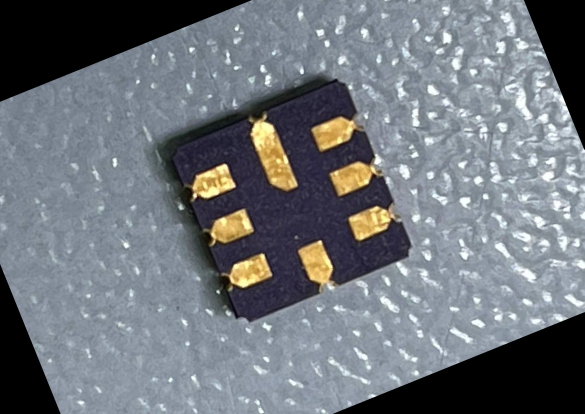
#> input picture test/2_angle_271.jpg, 1169 x 828 px, found by its file name (shown at 1/2 size)
$ python test_3.py
#> lines starting #> are read from the running program, lines starting #| are printed output that depends on the picture; after the words box and inside, x2 and y2 are one past the last pixel; in counts of white or black regions, pixels touching at a corner belong together
import numpy as np
import cv2 as cv
import math

image_main = cv.imread("test\\2_angle_271.jpg")
#> image_main is the input picture: shape (828, 1169, 3); mean B, G, R 122.9, 116.6, 111.4
hsv = cv.cvtColor(image_main, cv.COLOR_BGR2HSV)
#> hsv: shape (828, 1169, 3); mean H, S, V 88.4, 38.6, 127
h_min = np.array((0, 40, 31), np.uint8)
h_max = np.array((35, 255, 255), np.uint8)
image_first = cv.inRange(hsv, h_min, h_max)
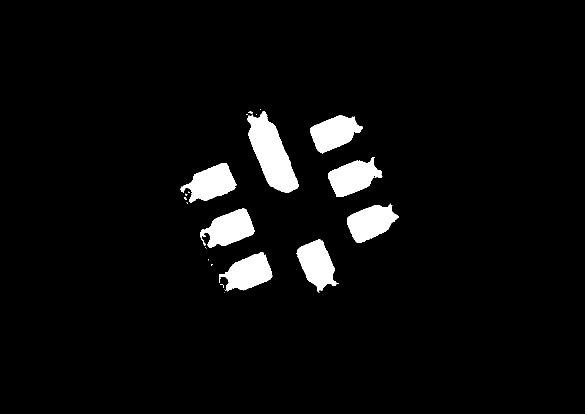
#> image_first: shape (828, 1169) (shown at 1/2 size); 4.5% white; 26 white regions (17 under 20 px)

cnts = []

area1 = 6666
area2 = 20000

contours = cv.findContours(image_first.copy(), cv.RETR_TREE, cv.CHAIN_APPROX_TC89_KCOS)[
    0
]
#> contours = 28 contours, 20 with area under 20; largest, box (x1, y1, x2, y2) and area: (494, 222, 597, 385) 8399, (656, 314, 765, 394) 4899, (400, 417, 509, 496) 4888, (694, 407, 798, 486) 4853, (593, 479, 678, 585) 4837, (360, 326, 473, 406) 4833, (620, 231, 726, 307) 4739, (438, 505, 545, 583) 4738
for cnt in contours:
    rect = cv.minAreaRect(cnt)
    box = cv.boxPoints(rect)
    box = np.int0(box)
    area = int(rect[1][0] * rect[1][1])
    if area > area1 and area < area2:
        cv.drawContours(image_first, [box], -1, (255, 0, 255), 2)
        cnts.append(box)
#> this loop made 28 passes
#> (rect, box, area) on passes 3, 7, 11, 12, 14, 19, 20: (((444.5, 570.5), (4.24, 8.49), -45), [[446, 575], [440, 569], [443, 566], [449, 572]], 35), (((488.9, 548), (105.3, 59.05), -21.8), [[451, 595], [429, 540], [526, 501], [548, 555]], 6217), (((634.9, 532.4), (58.84, 99.25), -22.93), [[627, 589], [588, 498], [642, 475], [681, 566]], 5839), (((451.8, 459.2), (106.4, 57.82), -21.37), [[412, 505], [391, 451], [490, 412], [511, 466]], 6152), (((746.4, 442.3), (100.4, 59.22), -23.2), [[711, 489], [688, 434], [780, 395], [804, 449]], 5948), (((414.5, 369.8), (107.9, 59.51), -22.17), [[375, 417], [353, 362], [453, 321], [475, 376]], 6419), (((710.4, 352.4), (102.3, 57.77), -22.38), [[674, 398], [652, 345], [746, 306], [768, 359]], 5906)
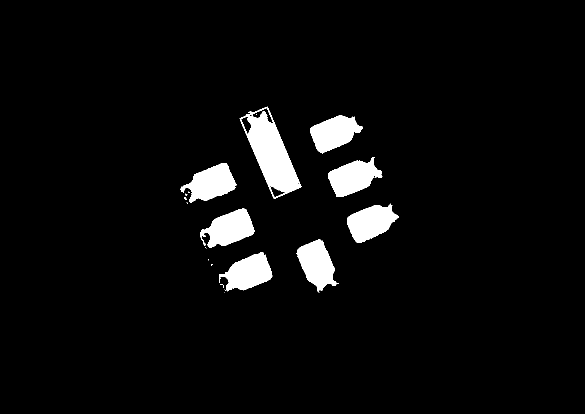
#> image_first: shape (828, 1169) (shown at 1/2 size); 4.6% white; 22 white regions (14 under 20 px), largest, box (x1, y1, x2, y2) and area: (479, 213, 603, 398) 9620, (400, 417, 509, 496) 5035, (656, 314, 765, 394) 5027
#> after the loop, cnts = [[[548, 396], [480, 237], [534, 214], [601, 373]]]

cv.imwrite("Push1.jpg", image_first)
print(cnts)
#| [array([[548, 396],
#|        [480, 237],
#|        [534, 214],
#|        [601, 373]])]
cnts1 = cnts[0]
#> cnts1 = [[548, 396], [480, 237], [534, 214], [601, 373]]

t1 = 0
t2 = 0

if math.sqrt(
    (cnts1[0][0] - cnts1[1][0]) ** 2 + (cnts1[0][1] - cnts1[1][1]) ** 2
) > math.sqrt((cnts1[0][0] - cnts1[3][0]) ** 2 + (cnts1[0][1] - cnts1[3][1]) ** 2):
    # #неч
    t1 = [cnts1[0][0], cnts1[3][1]]
#> t1 = [548, 373]
    t2 = [cnts1[3][0], cnts1[0][1]]
#> t2 = [601, 396]
else:
    # ч
    t1 = [cnts1[0][0], cnts1[1][1]]
    t2 = [cnts1[1][0], cnts1[0][1]]
angle = math.degrees(math.atan((t1[1] - t2[1]) / (t2[0] - t1[0])))
#> angle = -23.46


rows, cols = image_first.shape[:2]
#> rows = 828; cols = 1169
M = cv.getRotationMatrix2D(((cols - 1) / 2.0, (rows - 1) / 2.0), angle, 1)
#> M = [[0.917, -0.398, 212.9], [0.398, 0.917, -198.3]]
img = cv.warpAffine(image_first, M, (cols, rows))
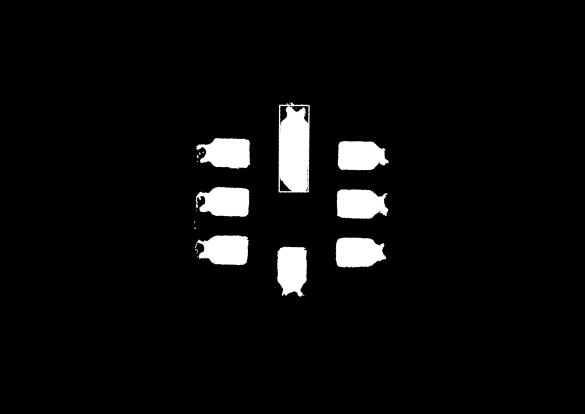
#> img: shape (828, 1169) (shown at 1/2 size); min 0, max 255, mean 11.7

cv.imwrite("Push2.jpg", img)
